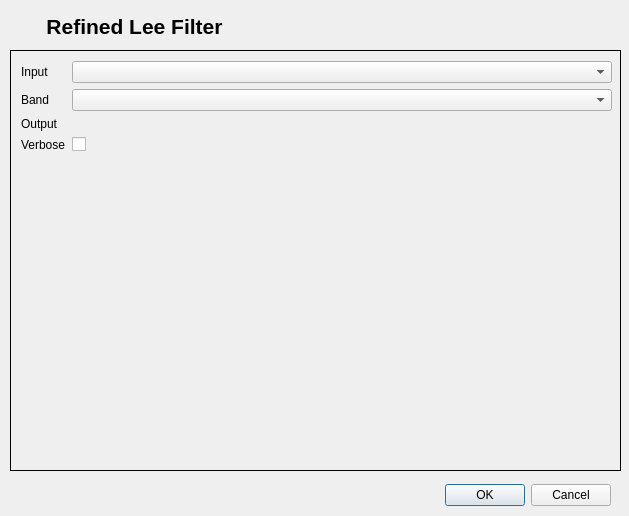
<?xml version="1.0" encoding="UTF-8"?>
<ui version="4.0">
 <class>RefinedLeeFilterDialogBase</class>
 <widget class="QDialog" name="RefinedLeeFilterDialogBase">
  <property name="geometry">
   <rect>
    <x>0</x>
    <y>0</y>
    <width>629</width>
    <height>516</height>
   </rect>
  </property>
  <property name="windowTitle">
   <string>Refined Lee Filter</string>
  </property>
  <widget class="QDialogButtonBox" name="button_box">
   <property name="geometry">
    <rect>
     <x>380</x>
     <y>480</y>
     <width>231</width>
     <height>31</height>
    </rect>
   </property>
   <property name="orientation">
    <enum>Qt::Horizontal</enum>
   </property>
   <property name="standardButtons">
    <set>QDialogButtonBox::Cancel|QDialogButtonBox::Ok</set>
   </property>
  </widget>
  <widget class="QLabel" name="title_label">
   <property name="geometry">
    <rect>
     <x>0</x>
     <y>10</y>
     <width>269</width>
     <height>33</height>
    </rect>
   </property>
   <property name="text">
    <string>&lt;!DOCTYPE HTML PUBLIC &quot;-//W3C//DTD HTML 4.0//EN&quot; &quot;http://www.w3.org/TR/REC-html40/strict.dtd&quot;&gt;
&lt;html&gt;&lt;head&gt;&lt;meta name=&quot;qrichtext&quot; content=&quot;1&quot; /&gt;&lt;style type=&quot;text/css&quot;&gt;
p, li { white-space: pre-wrap; }
&lt;/style&gt;&lt;/head&gt;&lt;body style=&quot; font-family:'Sans Serif'; font-size:9pt; font-weight:400; font-style:normal;&quot;&gt;
&lt;p style=&quot; margin-top:0px; margin-bottom:0px; margin-left:0px; margin-right:0px; -qt-block-indent:0; text-indent:0px;&quot;&gt;&lt;span style=&quot; font-size:16pt; font-weight:600;&quot;&gt;Refined Lee Filter&lt;/span&gt;&lt;/p&gt;&lt;/body&gt;&lt;/html&gt;</string>
   </property>
   <property name="alignment">
    <set>Qt::AlignCenter</set>
   </property>
  </widget>
  <widget class="QStackedWidget" name="stackedWidget">
   <property name="geometry">
    <rect>
     <x>10</x>
     <y>50</y>
     <width>611</width>
     <height>421</height>
    </rect>
   </property>
   <property name="frameShape">
    <enum>QFrame::Box</enum>
   </property>
   <widget class="QWidget" name="page">
    <widget class="QWidget" name="formLayoutWidget">
     <property name="geometry">
      <rect>
       <x>10</x>
       <y>10</y>
       <width>591</width>
       <height>211</height>
      </rect>
     </property>
     <layout class="QFormLayout" name="formLayout">
      <item row="0" column="0">
       <widget class="QLabel" name="inputLabel">
        <property name="text">
         <string>Input</string>
        </property>
       </widget>
      </item>
      <item row="0" column="1">
       <widget class="QgsMapLayerComboBox" name="inputQgsMapLayerComboBox"/>
      </item>
      <item row="1" column="0">
       <widget class="QLabel" name="label">
        <property name="text">
         <string>Band </string>
        </property>
       </widget>
      </item>
      <item row="1" column="1">
       <widget class="QgsRasterBandComboBox" name="bandIndexQgsRasterBandComboBox"/>
      </item>
      <item row="2" column="0">
       <widget class="QLabel" name="outputLabel">
        <property name="text">
         <string>Output</string>
        </property>
       </widget>
      </item>
      <item row="2" column="1">
       <widget class="QgsFileWidget" name="outputQgsFileWidget">
        <property name="dialogTitle">
         <string>Select output file</string>
        </property>
        <property name="filter">
         <string>*.tif *.tiff *.gtif ;;*.img ;; *.*</string>
        </property>
        <property name="storageMode">
         <enum>QgsFileWidget::SaveFile</enum>
        </property>
       </widget>
      </item>
      <item row="3" column="0">
       <widget class="QLabel" name="label_2">
        <property name="text">
         <string>Verbose</string>
        </property>
       </widget>
      </item>
      <item row="3" column="1">
       <widget class="QCheckBox" name="verboseCheckBox">
        <property name="text">
         <string/>
        </property>
       </widget>
      </item>
     </layout>
    </widget>
   </widget>
   <widget class="QWidget" name="page_2"/>
  </widget>
 </widget>
 <customwidgets>
  <customwidget>
   <class>QgsFileWidget</class>
   <extends>QWidget</extends>
   <header>qgsfilewidget.h</header>
  </customwidget>
  <customwidget>
   <class>QgsMapLayerComboBox</class>
   <extends>QComboBox</extends>
   <header>qgsmaplayercombobox.h</header>
  </customwidget>
  <customwidget>
   <class>QgsRasterBandComboBox</class>
   <extends>QComboBox</extends>
   <header>qgsrasterbandcombobox.h</header>
  </customwidget>
 </customwidgets>
 <resources/>
 <connections>
  <connection>
   <sender>button_box</sender>
   <signal>accepted()</signal>
   <receiver>RefinedLeeFilterDialogBase</receiver>
   <slot>accept()</slot>
   <hints>
    <hint type="sourcelabel">
     <x>20</x>
     <y>20</y>
    </hint>
    <hint type="destinationlabel">
     <x>20</x>
     <y>20</y>
    </hint>
   </hints>
  </connection>
  <connection>
   <sender>button_box</sender>
   <signal>rejected()</signal>
   <receiver>RefinedLeeFilterDialogBase</receiver>
   <slot>reject()</slot>
   <hints>
    <hint type="sourcelabel">
     <x>20</x>
     <y>20</y>
    </hint>
    <hint type="destinationlabel">
     <x>20</x>
     <y>20</y>
    </hint>
   </hints>
  </connection>
 </connections>
</ui>
